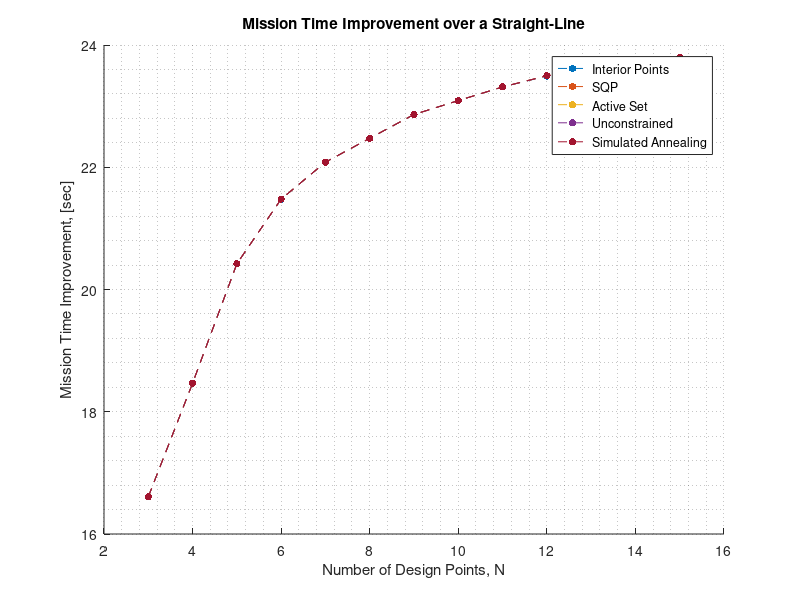
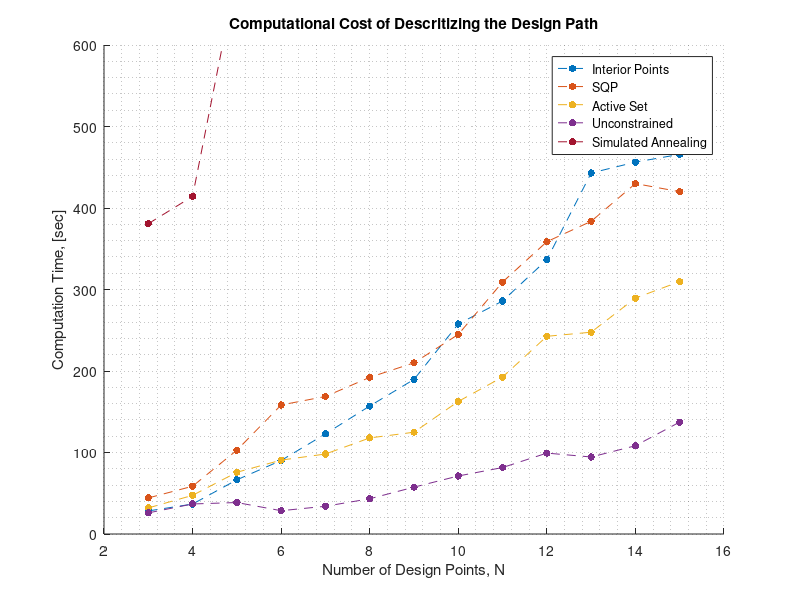

The MATLAB script that drew these images, in order:
%% appendix plots

close all; clear all;

% sim plot

int_pt=[16.60794607	18.46607258	20.42053924	21.47727606	22.08352457	22.47317647	22.86335007	23.09048622	23.31366093	23.49241818	23.58465263	23.68786357	23.79731203];
sqp=[16.60800124	18.46606503	20.42041638	21.47881635	22.08300787	22.47371399	22.8633596	23.09028837	23.31421103	23.49669262	23.58470265	23.68759899	23.79733483];
act_set=[16.60800124	18.46606503	20.42041638	21.47881635	22.08300787	22.47371399	22.8633596	23.09028837	23.31421103	23.49669262	23.58470265	23.68759899	23.79733483];
uncon=[16.60800124	18.46606503	20.42041638	21.47881635	22.08300787	22.47371399	22.8633596	23.09028837	23.31421103	23.49669262	23.58470265	23.68759899	23.79733483];
sim=[16.60800124	18.46606503	20.42041638	21.47881635	22.08300787	22.47371399	22.8633596	23.09028837	23.31421103	23.49669262	23.58470265	23.68759899	23.79733483];

figure (1)
hold on
plot(3:15,int_pt,"Color","#0072BD","LineStyle","--","Marker",".","MarkerSize",16)
plot(3:15,sqp,"Color","#D95319","LineStyle","--","Marker",".","MarkerSize",16)
plot(3:15,act_set,"Color","#EDB120","LineStyle","--","Marker",".","MarkerSize",16)
plot(3:15,uncon,"Color","#7E2F8E","LineStyle","--","Marker",".","MarkerSize",16)
plot(3:15,sim,"Color","#A2142F","LineStyle","--","Marker",".","MarkerSize",16)
title('Mission Time Improvement over a Straight-Line')
xlabel('Number of Design Points, N')
ylabel('Mission Time Improvement, [sec]')
grid minor
legend('Interior Points','SQP','Active Set','Unconstrained','Simulated Annealing')

% timing plot

int_pt_t=[28.311358	36.725471	66.487560	90.231189	122.793871	157.026711	189.660526	257.678926	285.881492	336.567927	442.932759	456.282213	465.804714];
sqp_t=[44.233866	58.591315	102.842705	158.305249	168.744947	192.202256	210.035910	244.848983	309.164189	358.673856	383.636872	429.987040	419.997019];
act_set_t=[31.973024	47.429183	75.735972	90.673246	98.144069	117.880623	124.880616	162.630051	192.586147	242.586147	247.594479	289.468235	309.736351];
uncon_t=[25.911993	36.843662	38.629089	28.588642	34.046975	43.242640	57.483100	71.189533	81.564717	99.269398	94.489067	108.292472	137.326941];
sim_t=[380.7182006	414.2819182	688.2132151	707.7814508	877.9818736	966.2098983	994.3342121	949.8142636 ];

figure (2)
hold on
plot(3:15,int_pt_t,"Color","#0072BD","LineStyle","--","Marker",".","MarkerSize",16)
plot(3:15,sqp_t,"Color","#D95319","LineStyle","--","Marker",".","MarkerSize",16)
plot(3:15,act_set_t,"Color","#EDB120","LineStyle","--","Marker",".","MarkerSize",16)
plot(3:15,uncon_t,"Color","#7E2F8E","LineStyle","--","Marker",".","MarkerSize",16)
plot(3:10,sim_t,"Color","#A2142F","LineStyle","--","Marker",".","MarkerSize",16)
title('Computational Cost of Descritizing the Design Path')
xlabel('Number of Design Points, N')
ylabel('Computation Time, [sec]'); ylim([0, 600])
grid minor
legend('Interior Points','SQP','Active Set','Unconstrained','Simulated Annealing')

